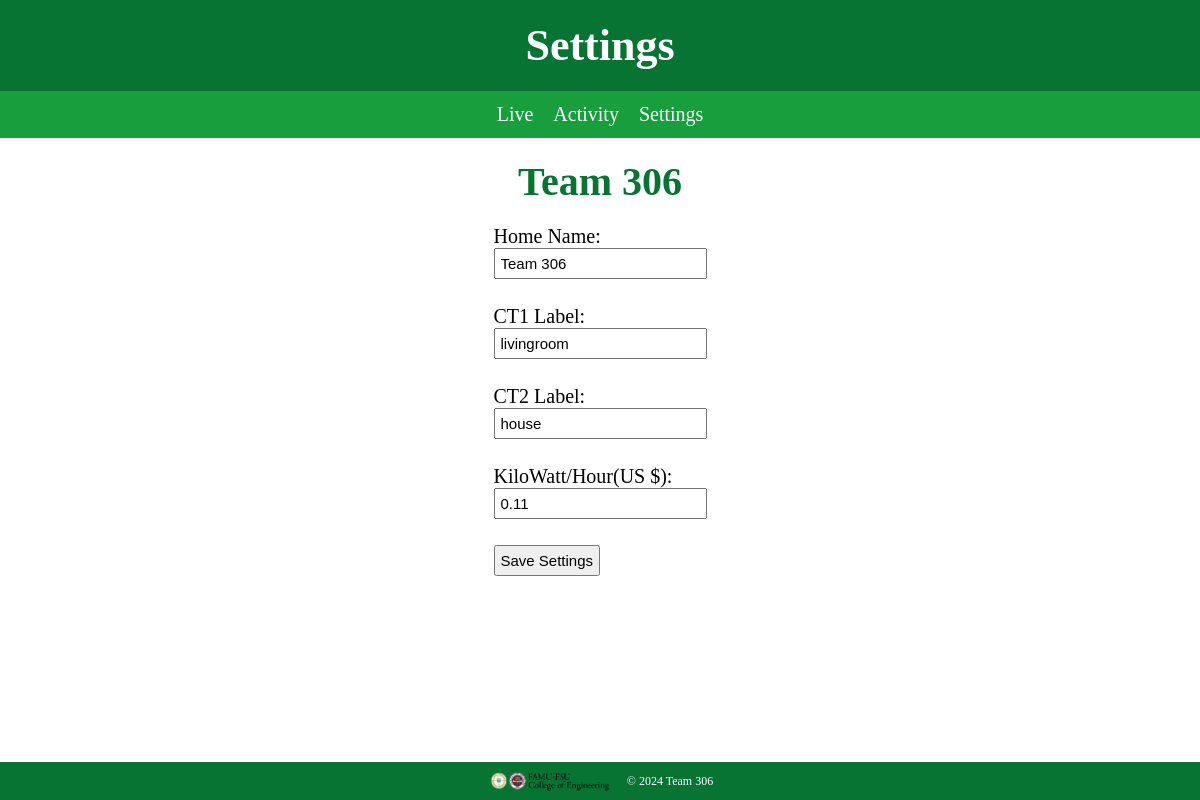
The page /settings.php on the database its author committed.
### tables this page shows
CREATE TABLE power_data_settings (
        home_name VARCHAR(30),
        ct1_label VARCHAR(10),
        ct2_label VARCHAR(10),
        KiloWatt_US REAL,       
        daemon_status VARCHAR(10) DEFAULT 'stopped'
    );

### settings.php (the view, shortened to what this page needs)
<?php
$dbConnection = new PDO('sqlite:power_data.db');
$dbConnection->setAttribute(PDO::ATTR_ERRMODE, PDO::ERRMODE_EXCEPTION);
$stmt = $dbConnection->query('SELECT * FROM power_data_settings');
$row = $stmt->fetch(PDO::FETCH_ASSOC);
$settings = $row;
?>
<!DOCTYPE html>
<html lang="en">
<head>
    <link rel="stylesheet" href="css/styles.css">
</head>
<body>
    <header>
        <h1>Settings</h1>
    </header>
    <nav>
        <a href="index.php">Live</a>
        <a href="activity.php">Activity</a>
        <a href="settings.php">Settings</a>
    </nav>
    <h2 class="home-name"><?php echo htmlspecialchars($settings['home_name']); ?></h2>
    <footer>
        <img src="footer_logo.png" alt="Footer Image">
        &copy; <?php echo date("Y"); ?> Team 306
    </footer>
    <div id="settings">
        <form action="?action=save" method="post">
            <label for="home_name">Home Name:</label><br>
            <input type="text" id="home_name" name="home_name" maxlength="20" value="<?php echo $settings['home_name']; ?>"><br><br>
            <label for="ct1_label">CT1 Label:</label><br>
            <input type="text" id="ct1_label" name="ct1_label" maxlength="10" value="<?php echo $settings['ct1_label']; ?>"><br><br>
            <label for="ct2_label">CT2 Label:</label><br>
            <input type="text" id="ct2_label" name="ct2_label" maxlength="10" value="<?php echo $settings['ct2_label']; ?>"><br><br>
            <label for="KiloWatt_US">KiloWatt/Hour(US $):</label><br>
            <input type="text" id="KiloWatt_US" name="KiloWatt_US" value="<?php echo $settings['KiloWatt_US']; ?>"><br><br>
            <input type="submit" value="Save Settings">
        </form>
    </div>
    </body>
</html>

### styles.css (style rules this page uses)
* { margin: 0; padding: 0; box-sizing: border-box; }
body { font-size: 18px; margin: 0; padding: 0; font-family: Times, sans-serif; background-image: url('background.jpghttps://images.unsplash.com/photo-1604147706283-d7119b5b822c?q=80&w=1000&auto=format&fit=crop&ixlib=rb-4.0.3&ixid=M3wxMjA3fDB8MHxzZWFyY2h8Mnx8d2hpdGUlMjB0ZXh0dXJlfGVufDB8fDB8fHww'); background-size: cover; background-position: center; color: #fff; }
header { display: flex; flex-direction: column; align-items: center; font-size: 22px; padding: 20px; background-color: #087434; text-align: center; }
.home-name { text-align: center; color: #087434; font-size: 40px; margin-top: 20px; }
nav { font-size: 20px; display: flex; justify-content: center; background-color: #189E3D; padding: 12px 0; }
nav a { color: #fff; text-decoration: none; margin: 0 10px; }
#settings { color: #030303; padding: 20px; background-color: rgb(255, 255, 255); display: flex; flex-direction: column; align-items: center; margin-top: 5px; margin-bottom: 55px; width: 80%; max-width: 500px; margin: auto; }
label { font-size: 20px; margin-bottom: 0px; }
input[type="text"], input[type="submit"] { font-size: 15px; padding: 5px; margin-bottom: 5px; }
footer { width: 100%; background-color: #087434; position: relative; color: white; left: 0; bottom: 0; position: fixed; font-size: 12px; display: flex; align-items: center; justify-content: center; margin: 0; }
footer img { width: 130px; height: auto; margin-right: 10px; }

### rows shown on the page
power_data_settings: home_name "Team 306", ct1_label "livingroom", ct2_label "house", KiloWatt_US "0.11"
